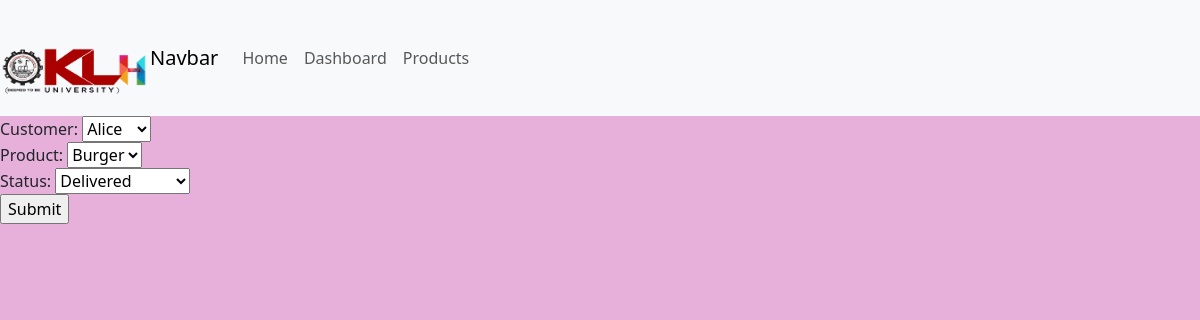
/update_order/8/ (signed in), run on the app's committed database.
### calc/models.py (models this page shows)
class Order(models.Model):
    STATUS=(
    ('Pending','Pending'),
    ('Out of Delivery','Out of Delivery'),
    ('Delivered','Delivered')
    )
    customer=models.ForeignKey(Customer, null=True, on_delete=models.SET_NULL)
    product=models.ForeignKey(Product, null=True, on_delete=models.SET_NULL)
    status=models.CharField(max_length=300, choices=STATUS)

### calc/views.py (the view)
# urls.py: path('update_order/<str:pk>/',views.updateOrder, name='update_order'),
@login_required(login_url='login')
@cache_control(no_cache=True, must_revalidate=True, no_store=True)
def updateOrder(request, pk):
    order=Order.objects.get(id=pk)
    form=OrderForm(instance=order)
    if request.method=="POST":
        form=OrderForm(request.POST, instance=order)
        if form.is_valid():
            form.save()
            return redirect('/')
    context={'form':form}
    return render(request,'order_form.html',context)

### calc/forms.py
class OrderForm(ModelForm):
    class Meta:
        model=Order
        fields="__all__"

### calc/models.py (called while the page is built)
    def __str__(self):
        return self.name

    def __str__(self):
        return self.name

### templates/order_form.html (shortened to what this page needs)
{% extends 'base.html' %}
 {% block content %}
<form action="" method="POST">
    {{form}}
    <input type="submit" name=“submit">
   </form>
{%endblock%}

### data on the page
Order: customer "Alice", product "Burger", status "Delivered"
